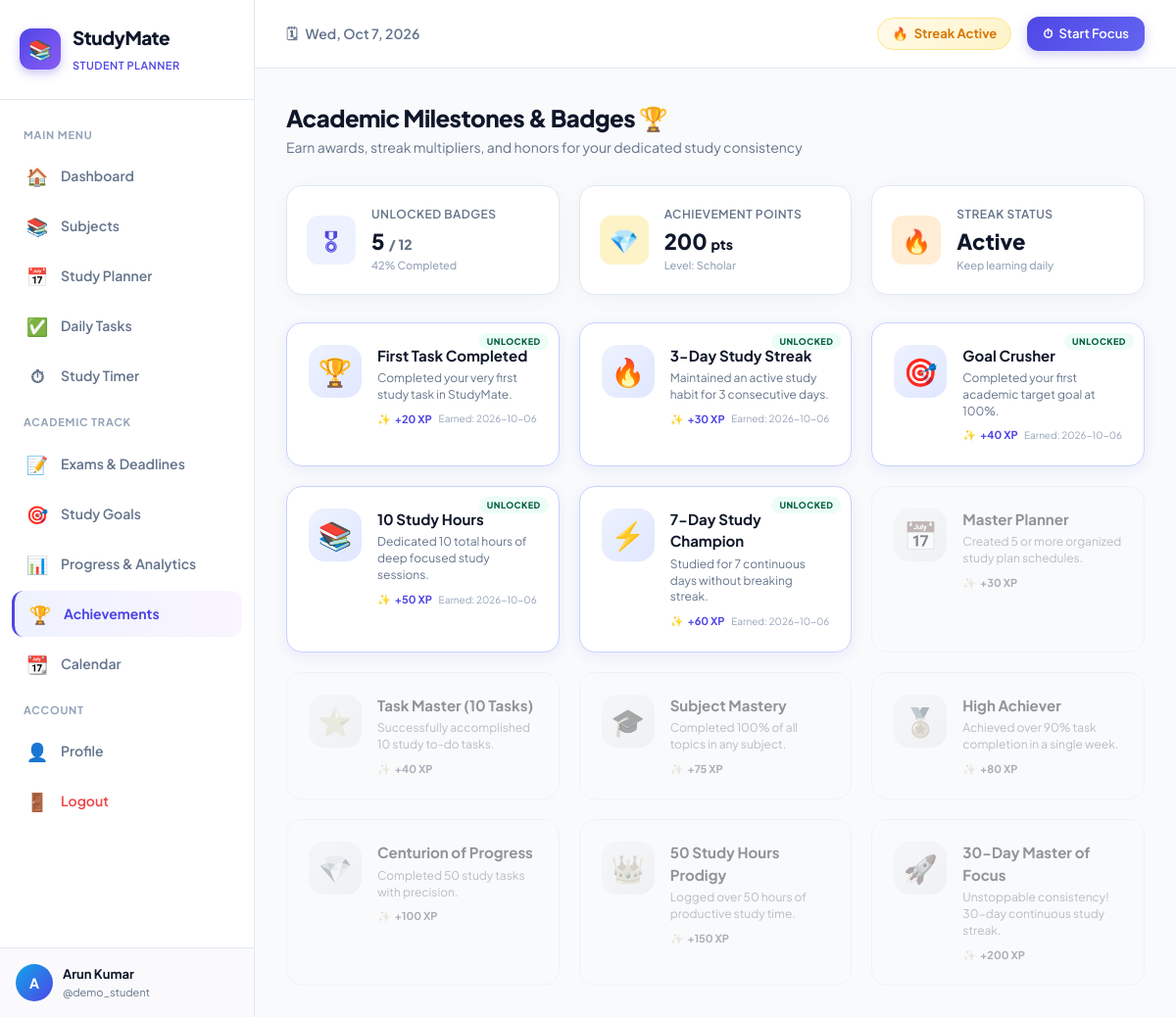
The app's page /achievements (signed in) with its own data.
### tables this page shows
CREATE TABLE user_achievements (
        id INTEGER PRIMARY KEY AUTOINCREMENT,
        user_id INTEGER NOT NULL,
        achievement_id INTEGER NOT NULL,
        unlocked_at TIMESTAMP DEFAULT CURRENT_TIMESTAMP,
        UNIQUE(user_id, achievement_id),
        FOREIGN KEY (user_id) REFERENCES users(id) ON DELETE CASCADE,
        FOREIGN KEY (achievement_id) REFERENCES achievements(id) ON DELETE CASCADE
    );

CREATE TABLE achievements (
        id INTEGER PRIMARY KEY AUTOINCREMENT,
        key TEXT UNIQUE NOT NULL,
        title TEXT NOT NULL,
        description TEXT NOT NULL,
        icon TEXT NOT NULL,
        category TEXT NOT NULL,
        points INTEGER DEFAULT 50
    );

### app.py (the view)
@app.route('/achievements')
@login_required
def achievements():
    user_id = session['user_id']
    check_and_unlock_achievements(user_id)
    conn = get_db()
    cursor = conn.cursor()
    cursor.execute('''
    SELECT a.*,
        ua.unlocked_at,
        CASE WHEN ua.id IS NOT NULL THEN 1 ELSE 0 END as is_unlocked
    FROM achievements a
    LEFT JOIN user_achievements ua ON a.id = ua.achievement_id AND ua.user_id = ?
    ORDER BY is_unlocked DESC, a.points ASC
    ''', (user_id,))
    badges = cursor.fetchall()
    unlocked_count = sum(1 for b in badges if b['is_unlocked'])
    total_count = len(badges)
    total_points = sum(b['points'] for b in badges if b['is_unlocked'])
    conn.close()
    return render_template(
        'achievements.html',
        badges=badges,
        unlocked_count=unlocked_count,
        total_count=total_count,
        total_points=total_points
    )

### app.py (called while the page is built)
def login_required(view):
    @functools.wraps(view)
    def wrapped_view(**kwargs):
        if 'user_id' not in session:
            flash('Please log in to access your StudyMate workspace.', 'warning')
            return redirect(url_for('login'))
        return view(**kwargs)
    return wrapped_view

@app.before_request
def ensure_setup():
    pass

### models.py (called while the page is built)
def get_db():
    conn = sqlite3.connect(DB_PATH)
    conn.row_factory = sqlite3.Row
    conn.execute("PRAGMA foreign_keys = ON")
    return conn

def get_user_streak(user_id):
    conn = get_db()
    cursor = conn.cursor()
    cursor.execute("SELECT current_streak, best_streak, last_activity_date FROM streaks WHERE user_id = ?", (user_id,))
    row = cursor.fetchone()
    conn.close()
    if not row:
        return {'current_streak': 0, 'best_streak': 0, 'is_active_today': False}
    today_str = date.today().isoformat()
    yesterday_str = (date.today() - timedelta(days=1)).isoformat()
    last_date = row['last_activity_date']
    if last_date and last_date != today_str and last_date != yesterday_str:
        current = 0
    else:
        current = row['current_streak']
    return {
        'current_streak': current,
        'best_streak': row['best_streak'],
        'is_active_today': (last_date == today_str)
    }

### templates/achievements.html (shortened to what this page needs)
{% extends 'base.html' %}
{% block content %}
<div class="page-header">
  <div class="page-title">
    <h2>Academic Milestones & Badges 🏆</h2>
    <p>Earn awards, streak multipliers, and honors for your dedicated study consistency</p>
  </div>
</div>
<div class="stats-grid" style="grid-template-columns: repeat(3, 1fr); margin-bottom: 28px;">
  <div class="stat-card">
    <div class="stat-icon-wrap indigo">🎖</div>
    <div class="stat-info">
      <div class="stat-label">Unlocked Badges</div>
      <div class="stat-value">{{ unlocked_count }} <span style="font-size: 14px; color: var(--text-muted);">/ {{ total_count }}</span></div>
      <div class="stat-subtext">{{ (unlocked_count / total_count * 100) | round | int }}% Completed</div>
    </div>
  </div>
  <div class="stat-card">
    <div class="stat-icon-wrap yellow">💎</div>
    <div class="stat-info">
      <div class="stat-label">Achievement Points</div>
      <div class="stat-value">{{ total_points }} <span style="font-size: 14px;">pts</span></div>
      <div class="stat-subtext">Level: Scholar</div>
    </div>
  </div>
  <div class="stat-card">
    <div class="stat-icon-wrap orange">🔥</div>
    <div class="stat-info">
      <div class="stat-label">Streak Status</div>
      <div class="stat-value">Active</div>
      <div class="stat-subtext">Keep learning daily</div>
    </div>
  </div>
</div>
<div class="badge-grid">
  {% for badge in badges %}
  <div class="achievement-card {% if badge.is_unlocked %}unlocked{% else %}locked{% endif %}">
    <div class="badge-icon-box">
      {{ badge.icon }}
    </div>
    <div class="badge-content" style="flex: 1;">
      <h4>{{ badge.title }}</h4>
      <p>{{ badge.description }}</p>
      <div style="display: flex; justify-content: space-between; align-items: center;">
        <span class="badge-points">
          <span>✨</span> +{{ badge.points }} XP
        </span>
        {% if badge.is_unlocked and badge.unlocked_at %}
          <span style="font-size: 10px; color: var(--text-subtle);">
            Earned: {{ badge.unlocked_at.split(' ')[0] }}
          </span>
        {% endif %}
      </div>
    </div>
  </div>
  {% endfor %}
</div>
{% endblock %}

### static/css/style.css (style rules this page uses)
:root { --bg-main: #F8FAFC; --bg-card: #FFFFFF; --bg-subtle: #F1F5F9; --primary: #4F46E5; --primary-light: #EEF2FF; --primary-hover: #4338CA; --sky: #0EA5E9; --sky-light: #E0F2FE; --purple: #8B5CF6; --purple-light: #F5F3FF; --success: #10B981; --success-light: #ECFDF5; --warning: #F59E0B; --warning-light: #FEF3C7; --danger: #EF4444; --danger-light: #FEF2F2; --text-main: #0F172A; --text-muted: #64748B; --text-subtle: #94A3B8; --border-color: #E2E8F0; --border-focus: #C7D2FE; --sidebar-width: 260px; --radius-sm: 8px; --radius-md: 12px; --radius-lg: 16px; --radius-xl: 24px; --radius-full: 9999px; --shadow-sm: 0 1px 2px 0 rgba(0, 0, 0, 0.04); --shadow-md: 0 4px 6px -1px rgba(0, 0, 0, 0.05), 0 2px 4px -2px rgba(0, 0, 0, 0.03); --shadow-lg: 0 10px 15px -3px rgba(0, 0, 0, 0.04), 0 4px 6px -4px rgba(0, 0, 0, 0.02); --shadow-card: 0 4px 20px rgba(15, 23, 42, 0.04); --shadow-hover: 0 10px 25px -5px rgba(79, 70, 229, 0.12), 0 8px 10px -6px rgba(79, 70, 229, 0.08); --transition: all 0.2s cubic-bezier(0.4, 0, 0.2, 1); }
* { margin: 0; padding: 0; box-sizing: border-box; }
body { font-family: 'Plus Jakarta Sans', -apple-system, BlinkMacSystemFont, "Segoe UI", Roboto, sans-serif; background-color: var(--bg-main); color: var(--text-main); line-height: 1.5; -webkit-font-smoothing: antialiased; }
.page-header { display: flex; align-items: center; justify-content: space-between; margin-bottom: 28px; flex-wrap: wrap; gap: 16px; }
.page-title h2 { font-size: 24px; font-weight: 800; color: var(--text-main); letter-spacing: -0.5px; }
.page-title p { font-size: 14px; color: var(--text-muted); margin-top: 2px; }
.stats-grid { display: grid; grid-template-columns: repeat(auto-fit, minmax(200px, 1fr)); gap: 20px; margin-bottom: 28px; }
.stat-card { background: var(--bg-card); border-radius: var(--radius-lg); border: 1px solid var(--border-color); box-shadow: var(--shadow-card); padding: 20px; display: flex; align-items: center; gap: 16px; transition: var(--transition); }
.stat-icon-wrap { width: 50px; height: 50px; border-radius: var(--radius-md); display: flex; align-items: center; justify-content: center; font-size: 24px; }
.stat-icon-wrap.indigo { background-color: var(--primary-light); color: var(--primary); }
.stat-icon-wrap.yellow { background-color: var(--warning-light); color: var(--warning); }
.stat-icon-wrap.orange { background-color: #FFEDD5; color: #EA580C; }
.stat-info { flex: 1; }
.stat-label { font-size: 12px; font-weight: 600; color: var(--text-muted); text-transform: uppercase; letter-spacing: 0.5px; }
.stat-value { font-size: 22px; font-weight: 800; color: var(--text-main); margin-top: 2px; }
.stat-subtext { font-size: 11px; color: var(--text-subtle); font-weight: 500; }
.badge-grid { display: grid; grid-template-columns: repeat(auto-fill, minmax(260px, 1fr)); gap: 20px; }
.achievement-card { background: var(--bg-card); border-radius: var(--radius-lg); border: 1px solid var(--border-color); padding: 22px; display: flex; gap: 16px; transition: var(--transition); position: relative; overflow: hidden; }
.achievement-card.locked { opacity: 0.45; filter: grayscale(85%); background-color: #F8FAFC; }
.achievement-card.unlocked { border-color: #C7D2FE; box-shadow: 0 4px 14px rgba(79, 70, 229, 0.08); }
.achievement-card.unlocked::after { content: 'UNLOCKED'; position: absolute; top: 10px; right: 10px; font-size: 9px; font-weight: 800; background-color: var(--success-light); color: #065F46; padding: 2px 8px; border-radius: var(--radius-full); letter-spacing: 0.5px; }
.badge-icon-box { width: 54px; height: 54px; border-radius: var(--radius-lg); background: linear-gradient(135deg, #EEF2FF 0%, #E0E7FF 100%); display: flex; align-items: center; justify-content: center; font-size: 28px; flex-shrink: 0; }
.badge-content h4 { font-size: 15px; font-weight: 700; color: var(--text-main); margin-bottom: 4px; }
.badge-content p { font-size: 12px; color: var(--text-muted); line-height: 1.4; margin-bottom: 8px; }
.badge-points { font-size: 11px; font-weight: 700; color: var(--primary); display: inline-flex; align-items: center; gap: 4px; }

### records on screen
user_achievements: icon "🏆", title "First Task Completed", description "Completed your very first study task in StudyMate.", points "20", unlocked_at "2026-10-06"
user_achievements: icon "🔥", title "3-Day Study Streak", description "Maintained an active study habit for 3 consecutive days.", points "30", unlocked_at "2026-10-06"
user_achievements: icon "🎯", title "Goal Crusher", description "Completed your first academic target goal at 100%.", points "40", unlocked_at "2026-10-06"
user_achievements: icon "📚", title "10 Study Hours", description "Dedicated 10 total hours of deep focused study sessions.", points "50", unlocked_at "2026-10-06"
user_achievements: icon "⚡", title "7-Day Study Champion", description "Studied for 7 continuous days without breaking streak.", points "60", unlocked_at "2026-10-06"
achievements: icon "📅", title "Master Planner", description "Created 5 or more organized study plan schedules.", points "30"
achievements: icon "⭐", title "Task Master (10 Tasks)", description "Successfully accomplished 10 study to-do tasks.", points "40"
achievements: icon "🎓", title "Subject Mastery", description "Completed 100% of all topics in any subject.", points "75"
achievements: icon "🏅", title "High Achiever", description "Achieved over 90% task completion in a single week.", points "80"
achievements: icon "💎", title "Centurion of Progress", description "Completed 50 study tasks with precision.", points "100"
achievements: icon "👑", title "50 Study Hours Prodigy", description "Logged over 50 hours of productive study time.", points "150"
achievements: icon "🚀", title "30-Day Master of Focus", description "Unstoppable consistency! 30-day continuous study streak.", points "200"

### other values on screen
{{ session.get('name', 'S')[0] | upper }} "A"
{{ session.get('name', 'Student') }} "Arun Kumar"
{{ session.get('username', 'student') }} "demo_student"
{{ unlocked_count }} "5"
{{ total_count }} "12"
{{ (unlocked_count / total_count * 100) | round | int }} "42"
{{ total_points }} "200"
